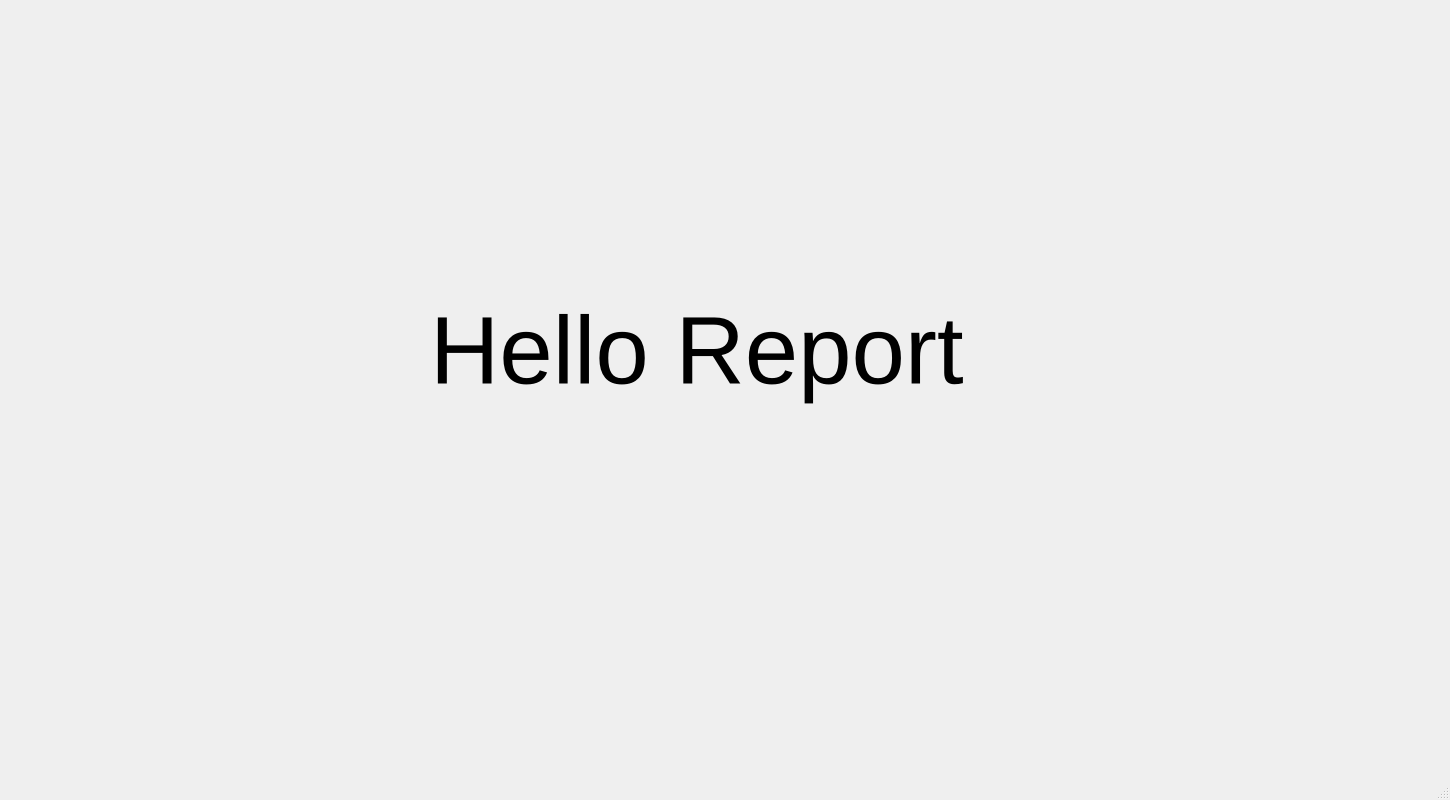
<?xml version="1.0" encoding="UTF-8"?>
<ui version="4.0">
 <class>Report</class>
 <widget class="QMainWindow" name="Report">
  <property name="geometry">
   <rect>
    <x>0</x>
    <y>0</y>
    <width>1450</width>
    <height>800</height>
   </rect>
  </property>
  <property name="windowTitle">
   <string>MainWindow</string>
  </property>
  <widget class="QWidget" name="centralwidget">
   <widget class="QLabel" name="label">
    <property name="geometry">
     <rect>
      <x>430</x>
      <y>260</y>
      <width>721</width>
      <height>181</height>
     </rect>
    </property>
    <property name="font">
     <font>
      <pointsize>72</pointsize>
     </font>
    </property>
    <property name="text">
     <string>Hello Report</string>
    </property>
   </widget>
  </widget>
  <widget class="QStatusBar" name="statusbar"/>
 </widget>
 <resources/>
 <connections/>
</ui>
